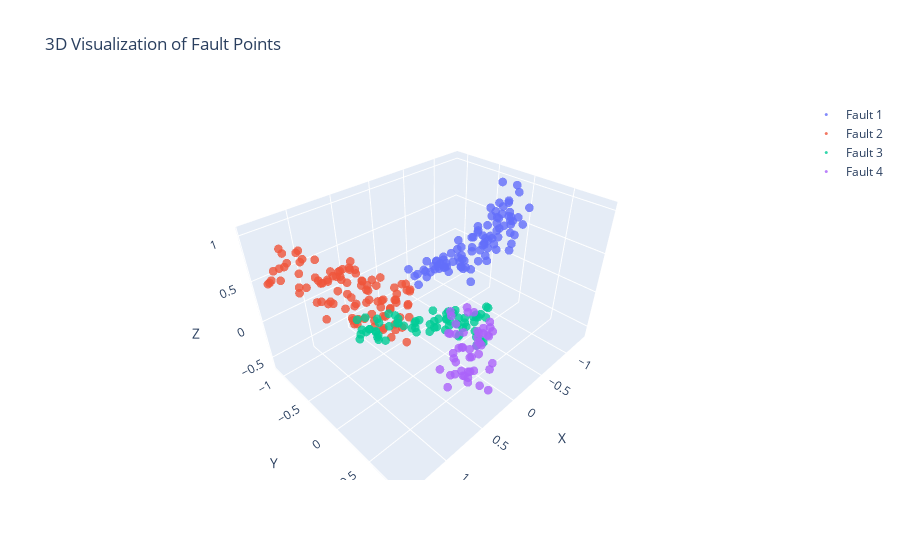

Write notebook code for a chart like this one.
### Markdown cell above
## Generating a larger dataset

### Code cell
fault_points_list = generate_dataset(n_simple_faults=0, n_bent_faults=2, n_cross_faults=0, n_Y_faults=1, n_parallel_faults=1, n_structures=0, VERBOSE=False)

multi_static_plot_better(fault_points_list, None, show_plane=False, show_axes=False)
multi_interactive_plot_better(fault_points_list, None, show_plane=False, show_axes=False)
